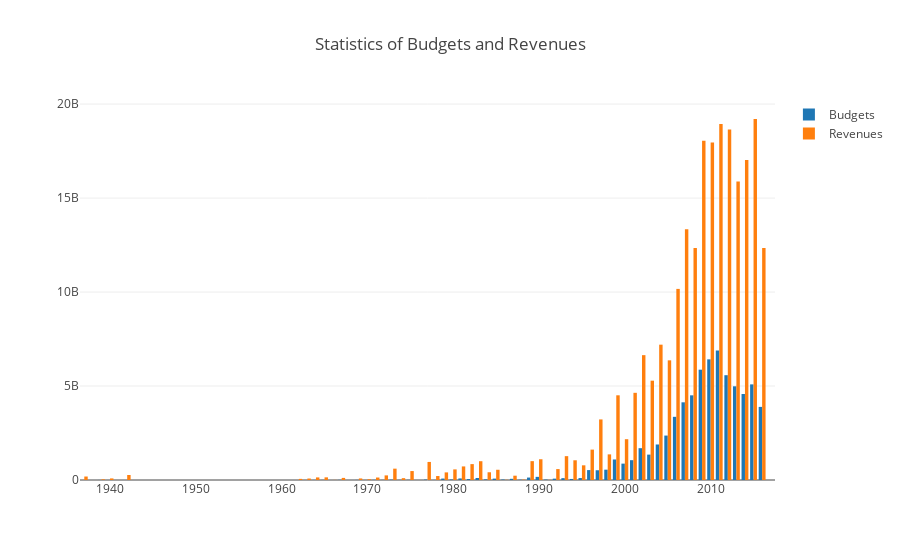

The notebook cell this image was saved under:
### Code cell
trace0 = go.Bar(
    x=years_df.index,
    y=years_df.Budgets,
    name='Budgets',
    orientation = 'v'
)

trace1 = go.Bar(
    x=years_df.index,
    y=years_df.Revenues,
    name='Revenues',
    orientation = 'v'
)

data = [trace0, trace1]
layout = {'title': 'Statistics of Budgets and Revenues'}

fig = go.Figure(data=data, layout=layout)

iplot(fig, show_link=False)
